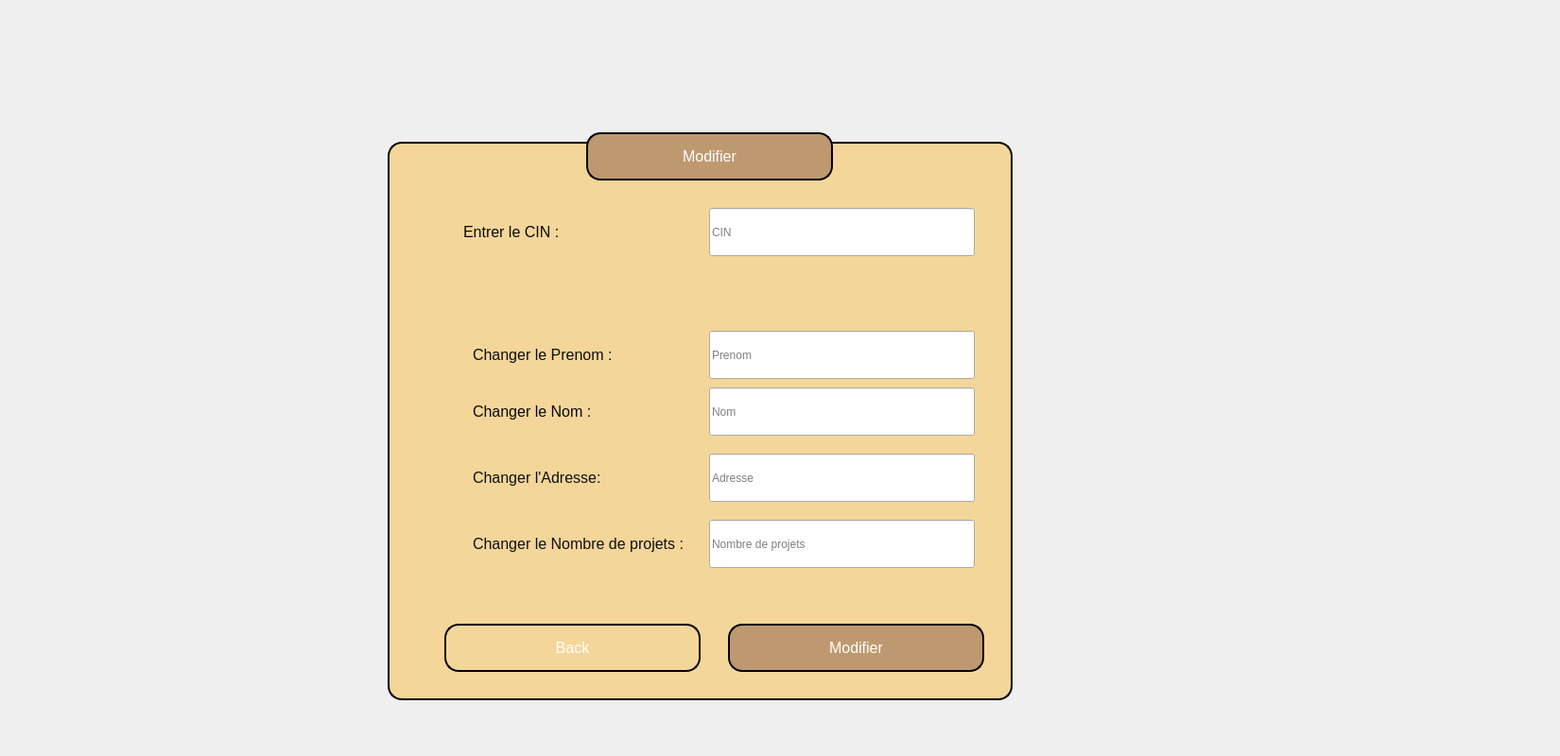
    <widget class="QWidget" name="modifierclient">
     <widget class="QPushButton" name="BackModifir">
      <property name="geometry">
       <rect>
        <x>470</x>
        <y>660</y>
        <width>271</width>
        <height>51</height>
       </rect>
      </property>
      <property name="styleSheet">
       <string notr="true">QPushButton {
    font-size: 12pt; /* Larger font size */
    border: 2px solid #000000; /* Black border */
    border-radius: 15px; /* Rounded corners */
    padding: 10px 20px; /* Padding */
    color: #ffffff; /* White text */
    background-color: #f4d69a; /* Gold background */
}

QPushButton:hover {
    background-color: #e0b75e; /* Lighter gold on hover */
}

QPushButton:pressed {
    background-color: #d0a04c; /* Slightly darker gold when pressed */
}</string>
      </property>
      <property name="text">
       <string>Back</string>
      </property>
     </widget>
     <widget class="QPushButton" name="modifier_Button">
      <property name="geometry">
       <rect>
        <x>770</x>
        <y>660</y>
        <width>271</width>
        <height>51</height>
       </rect>
      </property>
      <property name="styleSheet">
       <string notr="true">QPushButton {
    font-size: 12pt; /* Larger font size */
    border: 2px solid #000000; /* Black border */
    border-radius: 15px; /* Rounded corners */
    padding: 10px 20px; /* Padding */
    color: #ffffff; /* White text */
    background-color: #be996f; /* Gold background */
}

QPushButton:hover {
    background-color: #8b5f3d; /* Darker gold on hover */
}

QPushButton:pressed {
    background-color: #9e4b0f; /* Darker gold when pressed */
}</string>
      </property>
      <property name="text">
       <string>Modifier</string>
      </property>
     </widget>
     <widget class="QPushButton" name="pushButton_37">
      <property name="geometry">
       <rect>
        <x>620</x>
        <y>140</y>
        <width>261</width>
        <height>51</height>
       </rect>
      </property>
      <property name="styleSheet">
       <string notr="true">QPushButton {
    font-size: 12pt; /* Larger font size */
    border: 2px solid #000000; /* Black border */
    border-radius: 15px; /* Rounded corners */
    padding: 12px 24px; /* Increased padding for better spacing */
    color: #ffffff; /* White text */
    background-color: #be996f; /* Gold background */
}

QPushButton:hover {
    background-color: #8b5f3d; /* Darker gold on hover */
}

QPushButton:pressed {
    background-color: #9e4b0f; /* Darker gold when pressed */
}
</string>
      </property>
      <property name="text">
       <string>Modifier</string>
      </property>
     </widget>
     <widget class="QLabel" name="label_44">
      <property name="geometry">
       <rect>
        <x>-150</x>
        <y>30</y>
        <width>1641</width>
        <height>761</height>
       </rect>
      </property>
      <property name="text">
       <string/>
      </property>
      <property name="pixmap">
       <pixmap>../../Downloads/fablab-1020x512.jpg</pixmap>
      </property>
      <property name="scaledContents">
       <bool>true</bool>
      </property>
     </widget>
     <widget class="QLabel" name="label_48">
      <property name="geometry">
       <rect>
        <x>1140</x>
        <y>-40</y>
        <width>291</width>
        <height>241</height>
       </rect>
      </property>
      <property name="text">
       <string/>
      </property>
      <property name="pixmap">
       <pixmap>../../Downloads/422871135_3753649611547138_2993912555110327539_n-removebg-preview.png</pixmap>
      </property>
      <property name="scaledContents">
       <bool>true</bool>
      </property>
     </widget>
     <widget class="QLabel" name="label_35">
      <property name="geometry">
       <rect>
        <x>500</x>
        <y>350</y>
        <width>271</width>
        <height>51</height>
       </rect>
      </property>
      <property name="styleSheet">
       <string notr="true">/* Style pour la label */
QLabel {
    font-size: 12pt; /* Taille de la police */
 /* Couleur marron */
	color: rgb(13, 13, 13);
}
</string>
      </property>
      <property name="text">
       <string>Changer le Prenom :</string>
      </property>
     </widget>
     <widget class="QLabel" name="label_36">
      <property name="geometry">
       <rect>
        <x>500</x>
        <y>480</y>
        <width>271</width>
        <height>51</height>
       </rect>
      </property>
      <property name="styleSheet">
       <string notr="true">/* Style pour la label */
QLabel {
    font-size: 12pt; /* Taille de la police */
    
	color: rgb(15, 15, 15);
}
</string>
      </property>
      <property name="text">
       <string>Changer l'Adresse:</string>
      </property>
     </widget>
     <widget class="QLineEdit" name="nom_u">
      <property name="geometry">
       <rect>
        <x>750</x>
        <y>410</y>
        <width>281</width>
        <height>51</height>
       </rect>
      </property>
      <property name="styleSheet">
       <string notr="true">font-size: 16px; /* Taille de la police */
    font-weight: bold; /* Police en gras */
    color: #8B4513; /* Couleur marron */
    background-color: #FFF5E1; /* Couleur de fond beige */
    padding: 10px; /* Remplissage intérieur */
    border-radius: 10px; /* Coins arrondis */
    border: 2px solid #8B4513; /* Bordure marron */
    text-align: center; /* Alignement centré du texte */
    max-width: 200px; /* Largeur maximale */
    margin: 0 auto; /* Centrage horizontal */
    box-shadow: 2px 2px 5px rgba(0, 0, 0, 0.2); /* Ombre portée *</string>
      </property>
      <property name="placeholderText">
       <string>Nom</string>
      </property>
     </widget>
     <widget class="QLabel" name="label_37">
      <property name="geometry">
       <rect>
        <x>500</x>
        <y>410</y>
        <width>271</width>
        <height>51</height>
       </rect>
      </property>
      <property name="styleSheet">
       <string notr="true">/* Style pour la label */
QLabel {
    font-size: 12pt; /* Taille de la police */
   
	color: rgb(8, 8, 8);
}
</string>
      </property>
      <property name="text">
       <string>Changer le Nom :</string>
      </property>
     </widget>
     <widget class="QLabel" name="label_38">
      <property name="geometry">
       <rect>
        <x>500</x>
        <y>550</y>
        <width>271</width>
        <height>51</height>
       </rect>
      </property>
      <property name="styleSheet">
       <string notr="true">/* Style pour la label */
QLabel {
    font-size: 12pt; /* Taille de la police */
    
	color: rgb(15, 15, 15);
}
</string>
      </property>
      <property name="text">
       <string>Changer le Nombre de projets :</string>
      </property>
     </widget>
     <widget class="QLineEdit" name="prenom_U">
      <property name="geometry">
       <rect>
        <x>750</x>
        <y>350</y>
        <width>281</width>
        <height>51</height>
       </rect>
      </property>
      <property name="styleSheet">
       <string notr="true">font-size: 16px; /* Taille de la police */
    font-weight: bold; /* Police en gras */
    color: #8B4513; /* Couleur marron */
    background-color: #FFF5E1; /* Couleur de fond beige */
    padding: 10px; /* Remplissage intérieur */
    border-radius: 10px; /* Coins arrondis */
    border: 2px solid #8B4513; /* Bordure marron */
    text-align: center; /* Alignement centré du texte */
    max-width: 200px; /* Largeur maximale */
    margin: 0 auto; /* Centrage horizontal */
    box-shadow: 2px 2px 5px rgba(0, 0, 0, 0.2); /* Ombre portée *</string>
      </property>
      <property name="placeholderText">
       <string>Prenom</string>
      </property>
     </widget>
     <widget class="QPushButton" name="pushButton_31">
      <property name="geometry">
       <rect>
        <x>410</x>
        <y>150</y>
        <width>661</width>
        <height>591</height>
       </rect>
      </property>
      <property name="styleSheet">
       <string notr="true">QPushButton {
    font-size: 12pt; /* Larger font size */
    border: 2px solid #000000; /* Black border */
    border-radius: 15px; /* Rounded corners */
    padding: 12px 24px; /* Increased padding for better spacing */
    color: #ffffff; /* White text */
    background-color: #f4d69a; /* Gold background */
}

</string>
      </property>
      <property name="text">
       <string/>
      </property>
     </widget>
     <widget class="QLineEdit" name="nbe_u">
      <property name="geometry">
       <rect>
        <x>750</x>
        <y>550</y>
        <width>281</width>
        <height>51</height>
       </rect>
      </property>
      <property name="styleSheet">
       <string notr="true">font-size: 16px; /* Taille de la police */
    font-weight: bold; /* Police en gras */
    color: #8B4513; /* Couleur marron */
    background-color: #FFF5E1; /* Couleur de fond beige */
    padding: 10px; /* Remplissage intérieur */
    border-radius: 10px; /* Coins arrondis */
    border: 2px solid #8B4513; /* Bordure marron */
    text-align: center; /* Alignement centré du texte */
    max-width: 200px; /* Largeur maximale */
    margin: 0 auto; /* Centrage horizontal */
    box-shadow: 2px 2px 5px rgba(0, 0, 0, 0.2); /* Ombre portée *</string>
      </property>
      <property name="placeholderText">
       <string>Nombre de projets</string>
      </property>
     </widget>
     <widget class="QLineEdit" name="adresse_u">
      <property name="geometry">
       <rect>
        <x>750</x>
        <y>480</y>
        <width>281</width>
        <height>51</height>
       </rect>
      </property>
      <property name="styleSheet">
       <string notr="true">font-size: 16px; /* Taille de la police */
    font-weight: bold; /* Police en gras */
    color: #8B4513; /* Couleur marron */
    background-color: #FFF5E1; /* Couleur de fond beige */
    padding: 10px; /* Remplissage intérieur */
    border-radius: 10px; /* Coins arrondis */
    border: 2px solid #8B4513; /* Bordure marron */
    text-align: center; /* Alignement centré du texte */
    max-width: 200px; /* Largeur maximale */
    margin: 0 auto; /* Centrage horizontal */
    box-shadow: 2px 2px 5px rgba(0, 0, 0, 0.2); /* Ombre portée *</string>
      </property>
      <property name="placeholderText">
       <string>Adresse</string>
      </property>
     </widget>
     <widget class="QLabel" name="label_45">
      <property name="geometry">
       <rect>
        <x>490</x>
        <y>220</y>
        <width>271</width>
        <height>51</height>
       </rect>
      </property>
      <property name="styleSheet">
       <string notr="true">/* Style pour la label */
QLabel {
    font-size: 12pt; /* Taille de la police */
   
	color: rgb(9, 9, 9);
}
</string>
      </property>
      <property name="text">
       <string>Entrer le CIN :</string>
      </property>
     </widget>
     <widget class="QLineEdit" name="cin_u">
      <property name="geometry">
       <rect>
        <x>750</x>
        <y>220</y>
        <width>281</width>
        <height>51</height>
       </rect>
      </property>
      <property name="styleSheet">
       <string notr="true">font-size: 16px; /* Taille de la police */
    font-weight: bold; /* Police en gras */
    color: #8B4513; /* Couleur marron */
    background-color: #FFF5E1; /* Couleur de fond beige */
    padding: 10px; /* Remplissage intérieur */
    border-radius: 10px; /* Coins arrondis */
    border: 2px solid #8B4513; /* Bordure marron */
    text-align: center; /* Alignement centré du texte */
    max-width: 200px; /* Largeur maximale */
    margin: 0 auto; /* Centrage horizontal */
    box-shadow: 2px 2px 5px rgba(0, 0, 0, 0.2); /* Ombre portée *</string>
      </property>
      <property name="placeholderText">
       <string>CIN</string>
      </property>
     </widget>
     <zorder>label_44</zorder>
     <zorder>label_48</zorder>
     <zorder>pushButton_31</zorder>
     <zorder>label_38</zorder>
     <zorder>label_35</zorder>
     <zorder>label_36</zorder>
     <zorder>nom_u</zorder>
     <zorder>prenom_U</zorder>
     <zorder>label_37</zorder>
     <zorder>nbe_u</zorder>
     <zorder>pushButton_37</zorder>
     <zorder>BackModifir</zorder>
     <zorder>modifier_Button</zorder>
     <zorder>adresse_u</zorder>
     <zorder>label_45</zorder>
     <zorder>cin_u</zorder>
    </widget>
